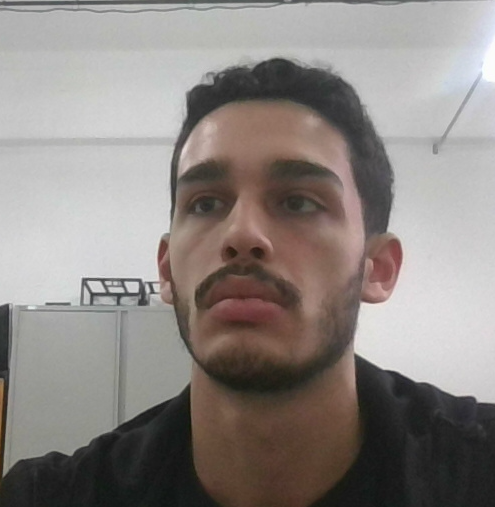
#> input picture images/image0.png, 495 x 507 px, found by its file name; its folder holds only this picture in this run
$ python Make_mosaico.py
#> lines starting #> are read from the running program, lines starting #| are printed output that depends on the picture
#> further down, imagem is the input picture: PIL image 495x507 RGB; mean R, G, B 140.5, 134, 130.4
import os
import time
from PIL import Image, ImageDraw, UnidentifiedImageError
import cv2
import numpy as np

pasta = r'.\images'

def redimensionar_imagem(imagem, tamanho):
#> called with tamanho = 100
    return imagem.resize((tamanho, tamanho))
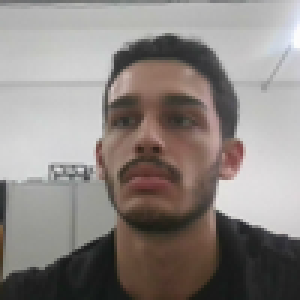
#> returned value: PIL image 100x100 RGB (shown 3 times larger); mean R, G, B 140.5, 134, 130.4

def criar_mosaico(imagens, tamanho_imagem):
#> called with tamanho_imagem = 100
    num_imagens = len(imagens)
#> num_imagens = 1
    largura_mosaico = int(num_imagens ** 0.5) + 1  # Calcula o número de colunas (e também de linhas) para formar um mosaico quadrado
#> largura_mosaico = 2
    altura_mosaico = largura_mosaico
#> altura_mosaico = 2
    mosaico = Image.new("RGB", (largura_mosaico * tamanho_imagem, altura_mosaico * tamanho_imagem), "black")
#> mosaico: PIL image 200x200 RGB; every value is 0

    for i, imagem in enumerate(imagens):
        x = i % largura_mosaico
        y = i // largura_mosaico
        posicao_x = x * tamanho_imagem
        posicao_y = y * tamanho_imagem

        mosaico.paste(imagem, (posicao_x, posicao_y))
#> this loop made 1 pass
#> (x, y, posicao_x, posicao_y) on pass 1: (0, 0, 0, 0)
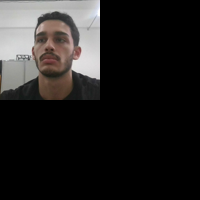
#> mosaico: PIL image 200x200 RGB; mean R, G, B 35.1, 33.5, 32.6

    return mosaico

while True:
    if os.path.exists(pasta):
        imagens_redimensionadas = []
        arquivos_png = [arquivo for arquivo in os.listdir(pasta) if arquivo.endswith('.png')]

        tamanho_imagem = 100
        for arquivo_png in arquivos_png:
            try:
                imagem = Image.open(os.path.join(pasta, arquivo_png))
            except UnidentifiedImageError:
                print(f'O arquivo {arquivo_png} não é uma imagem válida.')
                continue

            imagem_redimensionada = redimensionar_imagem(imagem, tamanho_imagem)
            imagens_redimensionadas.append(imagem_redimensionada)

        mosaico = criar_mosaico(imagens_redimensionadas, tamanho_imagem)

        # Converta o mosaico para uma matriz numpy (formato que o OpenCV pode lidar)
        mosaico_array = cv2.cvtColor(np.array(mosaico), cv2.COLOR_RGB2BGR)
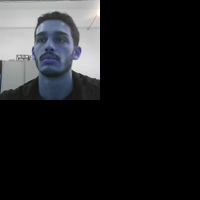
#> mosaico_array: shape (200, 200, 3); mean R, G, B 32.6, 33.5, 35.1

        # Salve o mosaico em Rostos_e_Frases\
        caminho_salvamento = r'.\mosaico.png'
        cv2.imwrite(caminho_salvamento, mosaico_array)

    else:
        print(f'A pasta {pasta} não existe.')

    time.sleep(1)
